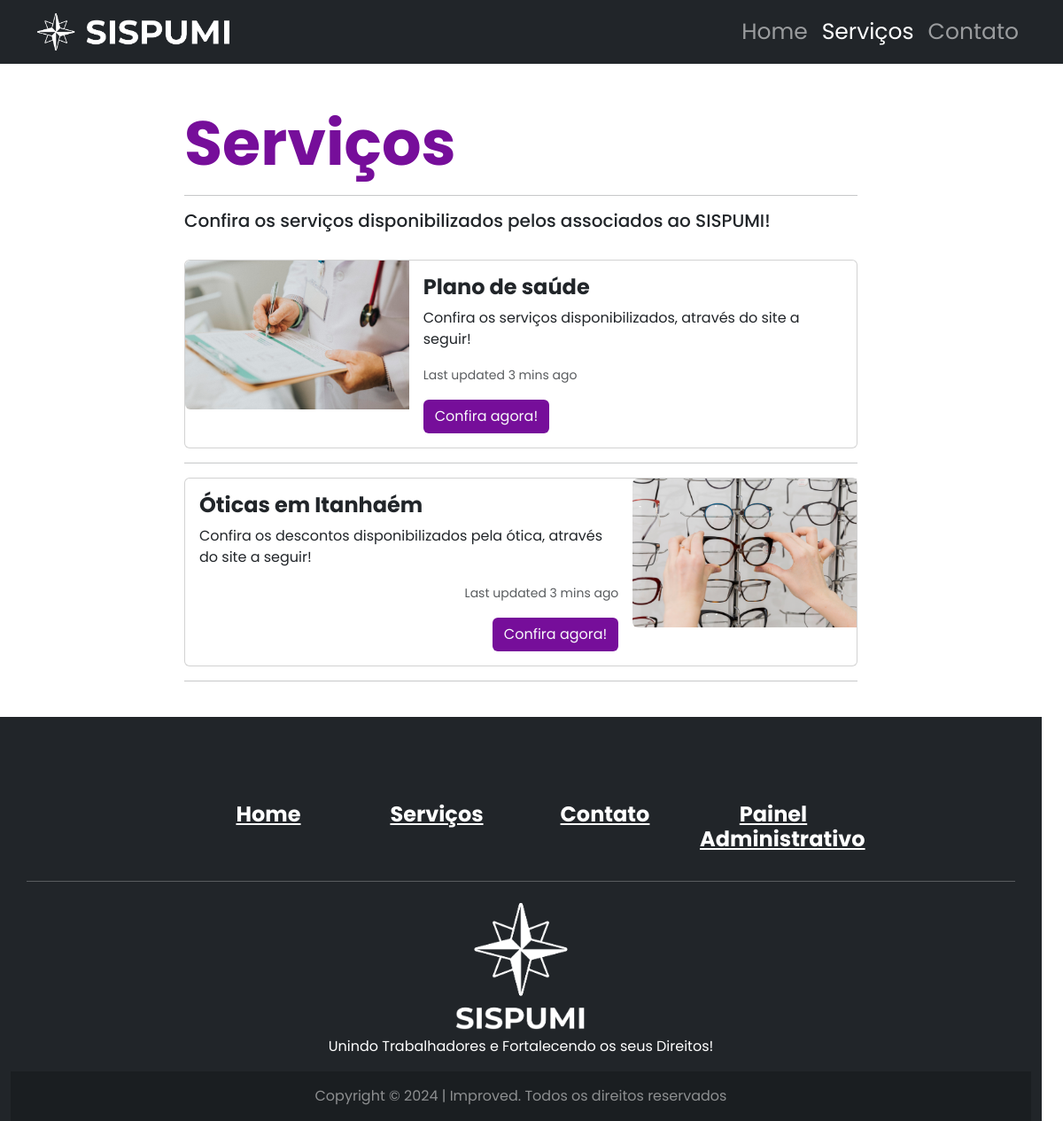
The app's page /servicos.php, older data.
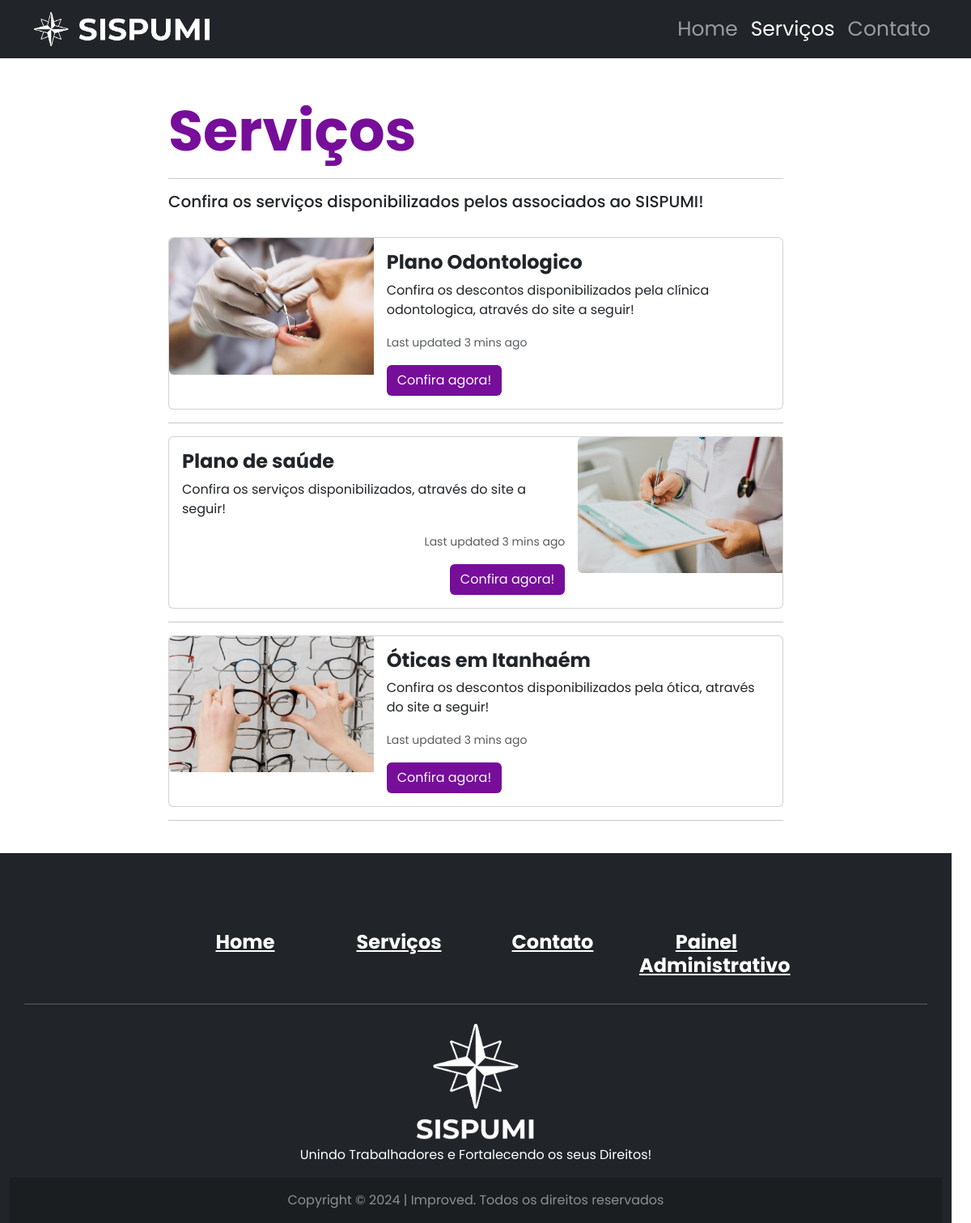
The same page, newer data.
### tables this page shows
CREATE TABLE IF NOT EXISTS `servico` (
  `id_servico` int(11) NOT NULL AUTO_INCREMENT,
  `nm_servico` varchar(45) NOT NULL,
  `desc_servico` varchar(255) NOT NULL,
  `imagem_servico` text,
  `link_servico` text,
  `status_servico` int(11) NOT NULL,
  `adm_id_adm` int(11) DEFAULT NULL,
  PRIMARY KEY (`id_servico`),
  KEY `adm_id_adm` (`adm_id_adm`)
);

### servicos.php (the view, shortened to what this page needs)
<?php
include('conexao.php');
$sql1 = 'SELECT * FROM servico WHERE status_servico = 1 ORDER BY id_servico DESC';
$ladoServico = "esquerda";
?>
<!DOCTYPE html>
<html>
<head>
	<link rel="stylesheet" type="text/css" href="css/bootstrap.min.css">
</head>
<body>
<nav class="navbar navbar-expand-lg navbar-dark bg-dark static-top">
  <div class="container">
    <a class="navbar-brand" href="index.php">
      <img src="./img/logo.png" alt="..." height="46">
    </a>
    <div class="collapse navbar-collapse" id="navbarSupportedContent">
      <ul class="navbar-nav ms-auto">
        <li class="nav-item">
          <a class="nav-link" aria-current="page" href="index.php" style="font-size: 25px;">Home</a>
        </li>
        <li class="nav-item">
          <a class="nav-link active" href="servicos.php" style="font-size: 25px;">Serviços</a>
        </li>
        <li class="nav-item">
          <a class="nav-link" href="contato.php" style="font-size: 25px;">Contato</a>
        </li>
      </ul>
    </div>
  </div>
</nav>
<br>
<div class="row container-fluid">
  <div class="col-sm-2"></div>
  <div class="col-sm-8">
    <br>
    <h1 style="font-size: 70px; color: #760E9A;"><strong>Serviços</strong></h1>
    <hr>
    <h5>Confira os serviços disponibilizados pelos associados ao SISPUMI!</h5>
    <br>
<?php
$executa = $con->query($sql1);
if($executa -> fetch_array() == ""){
    echo 'nada';
  }else{
    $executa = $con->query($sql1);
    while($servico = $executa -> fetch_array()){
      if($ladoServico == "esquerda"){
        echo '
        <div class="card mb-3" style="max-width: 100%;">
          <div class="row g-0">
            <div class="col-md-4">
              <img src="'.$servico['imagem_servico'].'" class="img-fluid rounded-start" alt="...">
            </div>
            <div class="col-md-8">
              <div class="card-body">
                <h4 class="card-title"><strong>'.$servico['nm_servico'].'</strong></h4>
                <p class="card-text">'.$servico['desc_servico'].'</p>
                <p class="card-text"><small class="text-body-secondary">Last updated 3 mins ago</small></p>
                <a href="'.$servico['link_servico'].'" target="_blank" class="btn text-light" style="background-color: #760E9A;">Confira agora!</a>
              </div>
            </div>
          </div>
        </div>
        <hr>';
        $ladoServico = "direita";
      }else{
        echo '
        <div class="card mb-3" style="max-width: 100%;">
          <div class="row g-0">
            <div class="col-md-8">
              <div class="card-body" style="text-align: right;">
                <h4 class="card-title" align="left"><strong>'.$servico['nm_servico'].'</strong></h4>
                <p class="card-text" align="left">'.$servico['desc_servico'].'</p>
                <p class="card-text"><small class="text-body-secondary">Last updated 3 mins ago</small></p>
                <a href="'.$servico['link_servico'].'" target="_blank" class="btn text-light" style="background-color: #760E9A;">Confira agora!</a>
              </div>
            </div>
            <div class="col-md-4">
              <img src="'.$servico['imagem_servico'].'" class="img-fluid rounded-start" alt="...">
            </div>
          </div>
        </div>
        <hr>';
        $ladoServico = "esquerda";
      }
    }
  }
?>
    <br>
</div>
<footer class="text-center text-white bg-dark">
    <div class="container">
      <section class="mt-5">
        <div class="row text-center d-flex justify-content-center pt-5">
          <div class="col-md-2">
            <h4 class="font-weight-bold">
              <a href="index.php" class="text-white"><strong>Home</strong></a>
            </h4>
          </div>
          <div class="col-md-2">
            <h4 class="font-weight-bold">
              <a href="servicos.php" class="text-white"><strong>Serviços</strong></a>
            </h4>
          </div>
          <div class="col-md-2">
            <h4 class="font-weight-bold">
              <a href="contato.html" class="text-white"><strong>Contato</strong></a>
            </h4>
          </div>
          <div class="col-md-2">
            <h4 class="font-weight-bold">
              <a href="./login.php" class="text-white"><strong>Painel Administrativo</strong></a>
            </h4>
          </div>
        </div>
      </section>
      <hr class="my-4" />
        <div class="row d-flex justify-content-center">
          <div class="col-lg-8 text-white">
            <img src="./img/logo1.png" alt="..." height="150">
            <p>
               Unindo Trabalhadores e Fortalecendo os seus Direitos!
            </p>
          </div>
        </div>
    </div>
    <div
         class="text-center p-3 text-white-50"
         style="background-color: rgba(0, 0, 0, 0.2)"
         >
      Copyright © 2024 | Improved. Todos os direitos reservados
    </div>
  </footer>
</body>
</html>

Row changes from the older to the newer data that the page shows:
added servico: imagem_servico (picture), nm_servico "Plano Odontologico", desc_servico "Confira os descontos disponibilizados pela clínica odontologica, através do site a seguir!"
